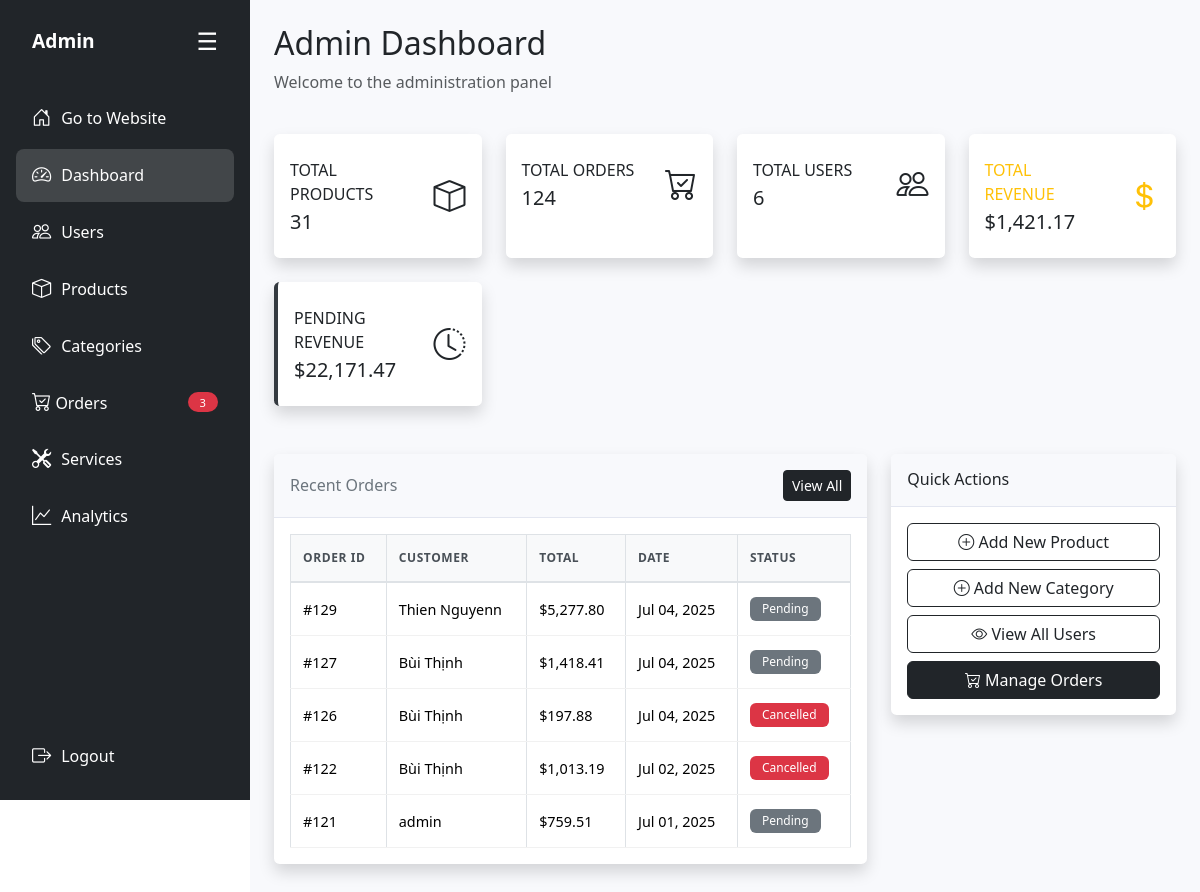
/admin/home-page/admin.php (signed in), run on an earlier commit of the app's database.
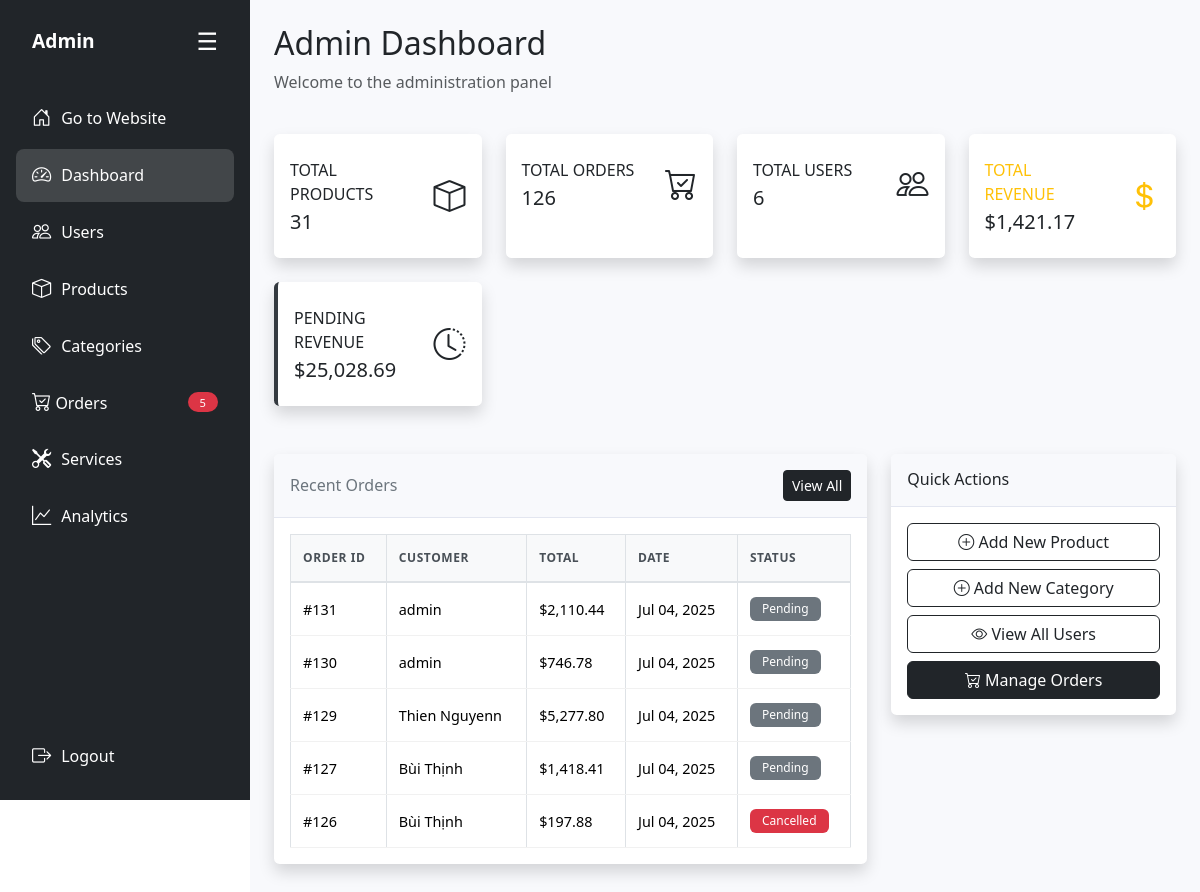
And on a later commit of the database.
### tables this page shows
CREATE TABLE `bill` (
  `id` int(11) NOT NULL,
  `user_id` int(11) DEFAULT NULL,
  `order_date` datetime DEFAULT current_timestamp(),
  `order_name` varchar(50) NOT NULL,
  `order_phone` varchar(50) NOT NULL,
  `order_address` varchar(255) DEFAULT NULL,
  `order_total` decimal(12,2) DEFAULT NULL,
  `order_paymethod` tinyint(1) NOT NULL DEFAULT 0 COMMENT '0: thanh toán offline, 1: thanh toán online',
  `order_status` varchar(20) DEFAULT 'Pending'
);

CREATE TABLE `site_user` (
  `id` int(11) NOT NULL,
  `name` varchar(50) DEFAULT NULL,
  `address` varchar(255) DEFAULT NULL,
  `email` varchar(255) NOT NULL,
  `phone` varchar(50) DEFAULT NULL,
  `username` varchar(50) NOT NULL,
  `password` varchar(255) NOT NULL,
  `role` tinyint(1) NOT NULL DEFAULT 0,
  `reset_token` varchar(64) DEFAULT NULL
);

### admin/home-page/admin.php (the view, shortened to what the rows shown need)
<?php
require_once '../includes/admin-layout.php';
?>
<div class="row mb-4">
    <div class="col-12">
        <h2>Admin Dashboard</h2>
    </div>
</div>
<div class="row">
    <div class="col-lg-8 mb-4">
        <div class="card shadow">
            <div class="card-body">
                <div class="table-responsive">
                    <table class="table table-bordered">
                        <thead>
                            <tr>
                                <th>Order ID</th>
                                <th>Customer</th>
                                <th>Total</th>
                                <th>Date</th>
                                <th>Status</th>
                            </tr>
                        </thead>
                        <tbody>
                            <?php
                            try {
                                $stmt = $conn->prepare("
                                    SELECT b.*, u.name as user_name
                                    FROM bill b
                                    LEFT JOIN site_user u ON b.user_id = u.id
                                    ORDER BY b.order_date DESC
                                    LIMIT 5
                                ");
                                $stmt->execute();
                                while ($order = $stmt->fetch(PDO::FETCH_ASSOC)) {
                                    $status_text = 'Pending';
                                    $status_color = 'secondary';
                                    $status_value = $order['order_status'];
                                    if ($status_value === 'Paid' || $status_value == 1) {
                                        $status_text = 'Paid';
                                        $status_color = 'success';
                                    } elseif ($status_value === 'Cancelled' || $status_value == 2) {
                                        $status_text = 'Cancelled';
                                        $status_color = 'danger';
                                    }
                                    $customer_name = $order['user_name'] ?: $order['order_name'] ?: 'Guest';
                                    echo "<tr>";
                                    echo "<td>#{$order['id']}</td>";
                                    echo "<td>{$customer_name}</td>";
                                    echo "<td>$" . number_format($order['order_total'], 2) . "</td>";
                                    echo "<td>" . date('M d, Y', strtotime($order['order_date'])) . "</td>";
                                    echo "<td><span class='badge bg-{$status_color}'>{$status_text}</span></td>";
                                    echo "</tr>";
                                }
                            } catch (Exception $e) {
                                echo "<tr><td colspan='5' class='text-center text-danger'>Error loading orders</td></tr>";
                            }
                            ?>
                        </tbody>
                    </table>
                </div>
            </div>
        </div>
    </div>
</div>
<?php require_once '../includes/admin-layout-footer.php'; ?>

What changed in the data, as far as the page shows it:
no longer on this page (row unchanged): bill: id "122", user.name "Bùi Thịnh", order_total "1,013.19", order_date "Jul 02, 2025", order_status "Cancelled"
no longer on this page (row unchanged): bill: id "121", user.name "admin", order_total "759.51", order_date "Jul 01, 2025", status_text "Pending"
added bill: id "131", user.name "admin", order_total "2,110.44", order_date "Jul 04, 2025", status_text "Pending"
added bill: id "130", user.name "admin", order_total "746.78", order_date "Jul 04, 2025", status_text "Pending"
Also different on the page:
$new_orders_count: "3" → "5"
$stmt->fetch()['count']: "124" → "126"
$result['total']: "22,171.47" → "25,028.69"
